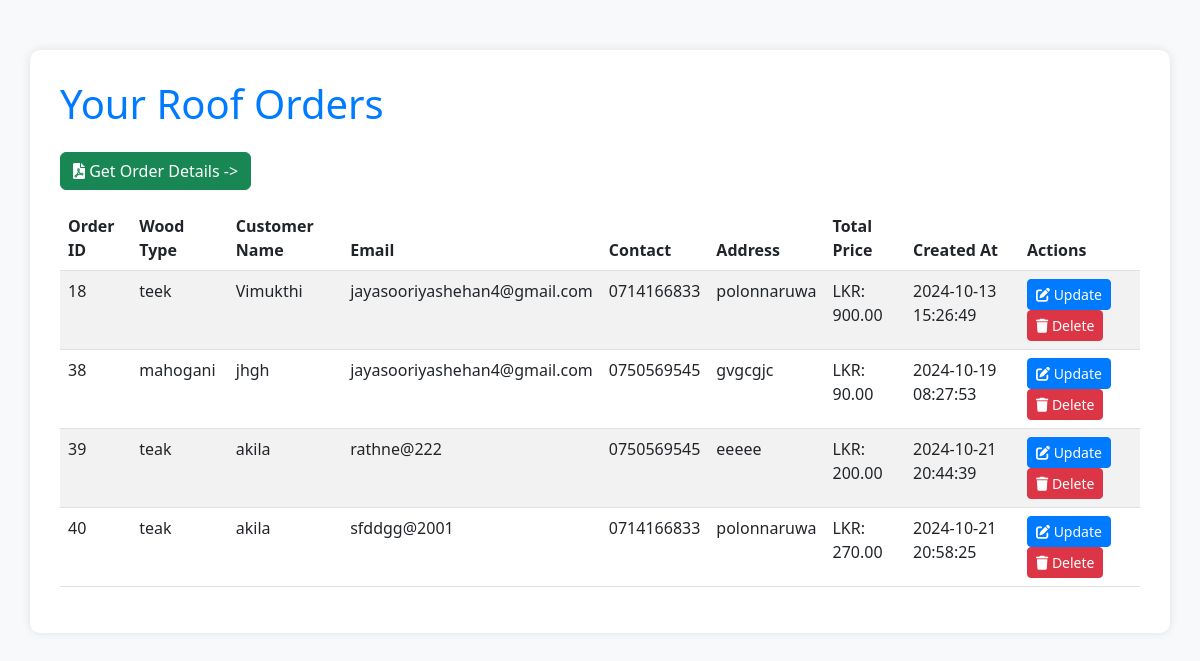
The app's page /roof_orders.php (signed in) with its own data.
### tables this page shows
CREATE TABLE `roof_orders` (
  `id` int(11) NOT NULL,
  `wood_type` varchar(50) NOT NULL,
  `customer_name` varchar(100) NOT NULL,
  `email` varchar(100) NOT NULL,
  `contact_number` varchar(20) NOT NULL,
  `address` text NOT NULL,
  `total_price` decimal(10,2) NOT NULL,
  `created_at` timestamp NOT NULL DEFAULT current_timestamp(),
  `user_id` int(11) NOT NULL
);

### roof_orders.php (the view, shortened to what this page needs)
<?php
require_once 'config.php';
$user_id = $_SESSION['user_id'];
$sql = "SELECT * FROM roof_orders WHERE user_id = ?";
$stmt = $conn->prepare($sql);
$stmt->bind_param("i", $user_id);
$stmt->execute();
$result = $stmt->get_result();
$orders = $result->fetch_all(MYSQLI_ASSOC);
?>
<!DOCTYPE html>
<html lang="en">
<head>
    <link href="https://cdn.jsdelivr.net/npm/bootstrap@5.3.0/dist/css/bootstrap.min.css" rel="stylesheet">
    <link rel="stylesheet" href="https://cdnjs.cloudflare.com/ajax/libs/font-awesome/6.0.0-beta3/css/all.min.css">
</head>
<body>
    <div class="container">
        <h1 class="mb-4">Your Roof Orders</h1>
        <a href="?generate_pdf" class="btn btn-success mb-3"><i class="fas fa-file-pdf"></i> Get Order Details -></a>
        <table class="table table-striped table-hover">
            <thead>
                <tr>
                    <th>Order ID</th>
                    <th>Wood Type</th>
                    <th>Customer Name</th>
                    <th>Email</th>
                    <th>Contact</th>
                    <th>Address</th>
                    <th>Total Price</th>
                    <th>Created At</th>
                    <th>Actions</th>
                </tr>
            </thead>
            <tbody>
                <?php foreach ($orders as $order): ?>
                <tr>
                    <td><?php echo $order['id']; ?></td>
                    <td><?php echo $order['wood_type']; ?></td>
                    <td><?php echo $order['customer_name']; ?></td>
                    <td><?php echo $order['email']; ?></td>
                    <td><?php echo $order['contact_number']; ?></td>
                    <td><?php echo $order['address']; ?></td>
                    <td>LKR: <?php echo number_format($order['total_price'], 2); ?></td>
                    <td><?php echo $order['created_at']; ?></td>
                    <td>
                        <button class="btn btn-primary btn-sm" data-bs-toggle="modal" data-bs-target="#updateModal<?php echo $order['id']; ?>">
                            <i class="fas fa-edit"></i> Update
                        </button>
                        <form method="post" style="display: inline;">
                            <button type="submit" name="delete" class="btn btn-danger btn-sm" onclick="return confirm('Are you sure you want to delete this order?')">
                                <i class="fas fa-trash"></i> Delete
                            </button>
                        </form>
                    </td>
                </tr>
                <?php endforeach; ?>
            </tbody>
        </table>
    </div>
</body>
</html>

### roof_orders.php (style rules this page uses)
body { background-color: #f8f9fa; }
.container { background-color: #ffffff; border-radius: 10px; padding: 30px; margin-top: 50px; box-shadow: 0 0 10px rgba(0, 0, 0, 0.1); }
h1 { color: #007bff; }
.btn-primary { background-color: #007bff; border-color: #007bff; }

### records on screen
roof_orders: id "18", wood_type "teek", customer_name "Vimukthi", email "jayasooriyashehan4@gmail.com", contact_number "0714166833", address "polonnaruwa", total_price "900.00", created_at "2024-10-13 15:26:49"
roof_orders: id "38", wood_type "mahogani", customer_name "jhgh", email "jayasooriyashehan4@gmail.com", contact_number "0750569545", address "gvgcgjc", total_price "90.00", created_at "2024-10-19 08:27:53"
roof_orders: id "39", wood_type "teak", customer_name "akila", email "rathne@222", contact_number "0750569545", address "eeeee", total_price "200.00", created_at "2024-10-21 20:44:39"
roof_orders: id "40", wood_type "teak", customer_name "akila", email "sfddgg@2001", contact_number "0714166833", address "polonnaruwa", total_price "270.00", created_at "2024-10-21 20:58:25"
